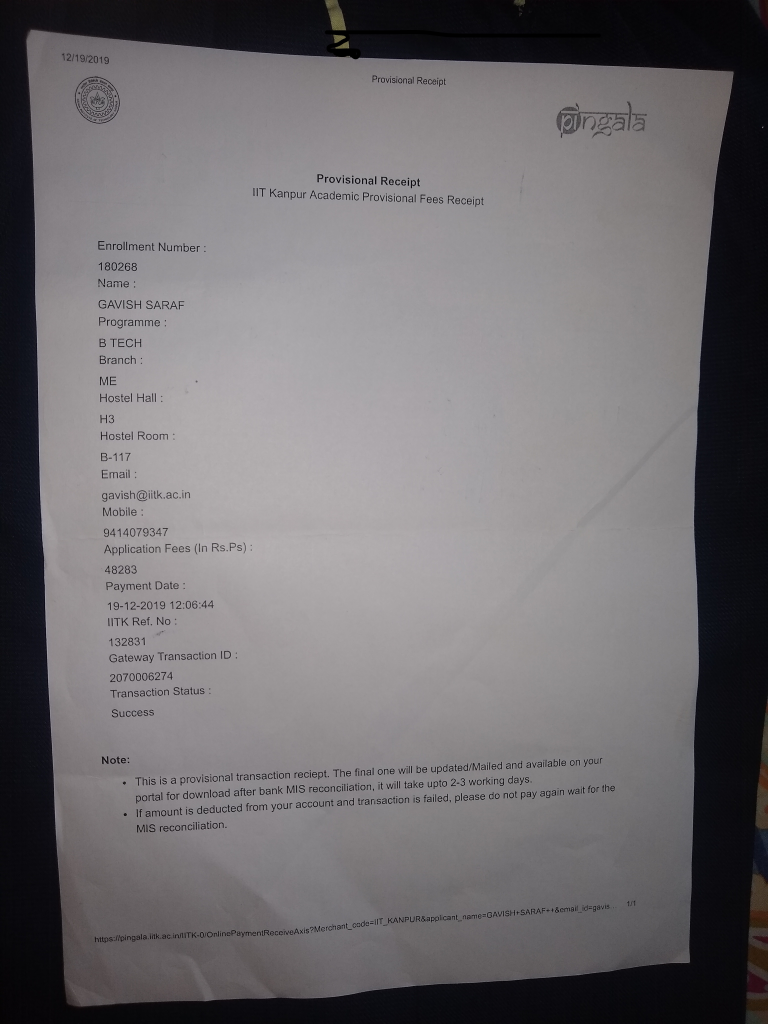
#> input picture Document-Scanner-and-Text-Recognizer-master/test_img_3.jpg, 3072 x 4096 px (shown at 1/4 size)
$ jupyter execute --allow-errors Scanner.ipynb
#> lines starting #> are read from the running program, lines starting #| are printed output that depends on the picture; after the words box and inside, x2 and y2 are one past the last pixel; in counts of white or black regions, pixels touching at a corner belong together
[cell 1]
import numpy as np
import cv2
import imutils
import pytesseract

Import image.

Take the ratio of original height to new height. Maintain a copy of original image and resize the image.

[cell 2]
image = cv2.imread('test_img_3.jpg')
#> image is the input picture: shape (4096, 3072, 3); mean B, G, R 111.4, 108.7, 111.7
ratio = image.shape[0] / 500.0
#> ratio = 8.19
orig = image.copy()
image = imutils.resize(image, height = 500)
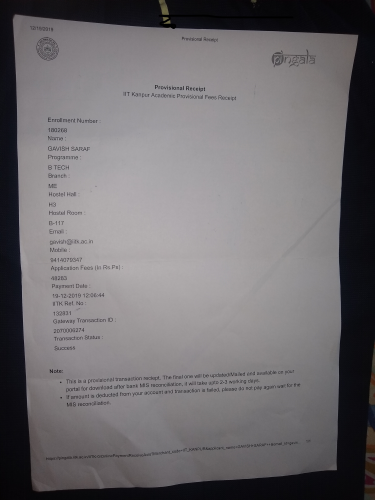
#> image: shape (500, 375, 3); mean B, G, R 111.4, 108.7, 111.7

Convert image to b/w and blur it. Detect edges.

[cell 3]
gray = cv2.cvtColor(image, cv2.COLOR_BGR2GRAY)
gray = cv2.GaussianBlur(gray, (5,5), 0)
edged = cv2.Canny(gray, 15, 120)
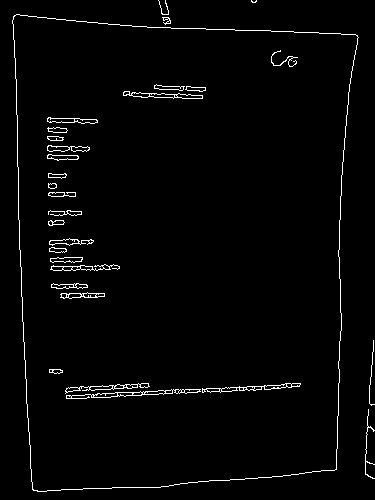
#> edged: shape (500, 375); 2.2% white in thin lines or dots

[cell 4]
cv2.imshow("Image", gray)
cv2.imshow("Edged", edged)
cv2.waitKey(0)
cv2.destroyAllWindows()

Find Contours. Keep the 5 largest contours.

[cell 5]
contours = cv2.findContours(edged.copy(),cv2.RETR_LIST, cv2.CHAIN_APPROX_SIMPLE)
#> contours = 103 contours, 29 with area under 20; largest, box (x1, y1, x2, y2) and area: (12, 14, 359, 492) 146310, (12, 14, 359, 492) 146304, (66, 389, 201, 399) 352, (202, 383, 301, 393) 291, (123, 91, 203, 99) 264
cnts = imutils.grab_contours(contours)
#> cnts has the same summary as contours
cnts = sorted(cnts, key = cv2.contourArea, reverse = True)[:5]
#> cnts = 5 contours; box (x1, y1, x2, y2) and area: (12, 14, 359, 492) 146310, (12, 14, 359, 492) 146304, (66, 389, 201, 399) 352, (202, 383, 301, 393) 291, (123, 91, 203, 99) 264

Loop over the contours and approximate all as polynomials. The first contour approximated to have 4 vertices can be taken as the required portion.

[cell 6]
img2 = image.copy()
for c in cnts:
    peri = cv2.arcLength(c,True)
    approx = cv2.approxPolyDP(c,0.02*peri,True)
    if len(approx) == 4:
        screenCnt = approx
        break
#> this loop made 1 pass
#> (peri, screenCnt) on pass 1: (1596, [[14, 15], [32, 489], [336, 469], [357, 35]])
for c in cnts:
    cv2.drawContours(img2, [c], -1, (255,0,0),2)
#> this loop made 5 passes
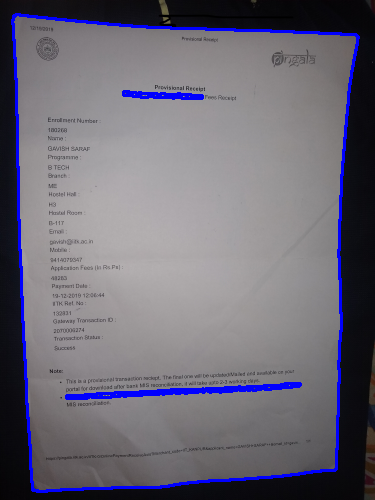
#> img2: shape (500, 375, 3); 3.68% of pixels changed, all inside (x1, y1, x2, y2) = (11, 13, 360, 493)
cv2.imshow("Test", img2)
cv2.waitKey(0)
cv2.destroyAllWindows()

Display the contours.

[cell 7]
cv2.drawContours(image, [screenCnt], -1, (0,255,0) , 2)
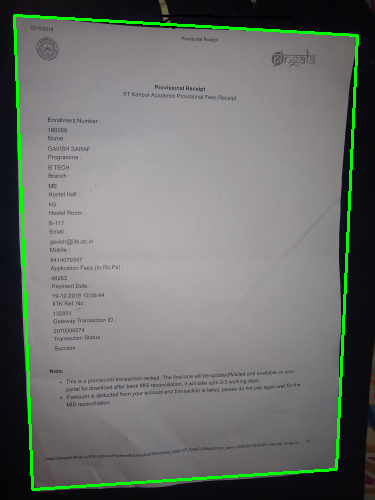
#> image: shape (500, 375, 3); 2.48% of pixels changed, all inside (x1, y1, x2, y2) = (13, 14, 359, 491)
cv2.imshow("Outlined", image)
cv2.waitKey(0)
cv2.destroyAllWindows()

# Perspective Transform

re-order the points in the order- top-left -> top-right -> bot-right -> bot-left

[cell 8]
pts = screenCnt.reshape(4,2)*ratio
#> pts = [[114.7, 122.9], [262.1, 4005.9], [2752.5, 3842], [2924.5, 286.7]]
rect = np.zeros((4,2), dtype= "float32")

Top left point has smallest sum of co-ordinates and highest for bot-right.

[cell 9]
s = pts.sum(axis = 1)
#> s = [237.6, 4268, 6594.6, 3211.3]
rect[0] = pts[np.argmin(s)]
rect[2] = pts[np.argmax(s)]

Top-right point will have min diff b/w co-ordinates and bot-left will have largest diff b/w co-ordinates

[cell 10]
diff = np.diff(pts, axis = 1)
#> diff = [8.19, 3743.7, 1089.5, -2637.8]
rect[1] = pts[np.argmin(diff)]
rect[3] = pts[np.argmax(diff)]

multiply the rectangle by the original ratio to restore the size

Find the width and height of the portion of the doc required

[cell 11]
(tl, tr, br, bl) = rect
widthA = np.sqrt((bl[0]-br[0])**2 + (bl[1]-br[1])**2)
widthB = np.sqrt((tl[0]-tr[0])**2 + (tl[1]-tr[1])**2)

heightA = np.sqrt((bl[0]-tl[0])**2 + (bl[1]-tl[1])**2)
heightB = np.sqrt((br[0]-tr[0])**2 + (br[1]-tr[1])**2)

maxWidth = max(int(widthA),int(widthB))
maxHeight = max(int(heightA), int(heightB))

Construct the destination points

[cell 12]
dst = np.array([
    [0,0],
    [maxWidth-1,0],
    [maxWidth-1,maxHeight-1],
    [0,maxHeight-1]
], dtype = "float32")

Calculate the perspective transform matrix and warp the matrix to get the final view of the doc

[cell 13]
M = cv2.getPerspectiveTransform(rect,dst)
#> M = [[0.907, -0.0344, -99.79], [-0.0511, 0.877, -101.9], [-2.99e-05, -2.93e-05, 1]]
warped = cv2.warpPerspective(orig, M, (maxWidth, maxHeight))
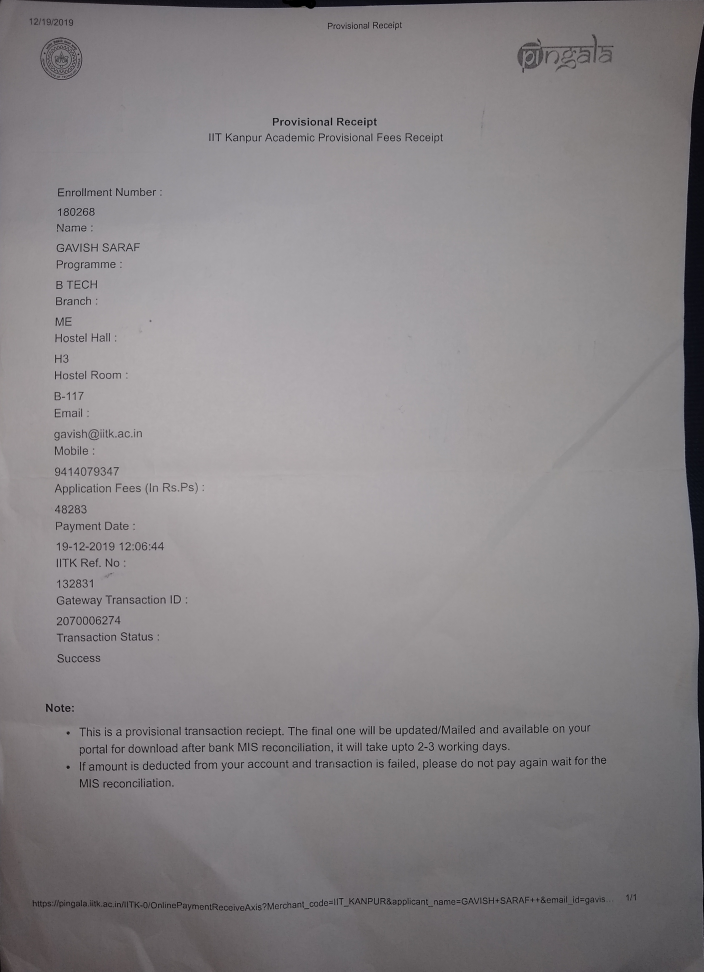
#> warped: shape (3885, 2814, 3) (shown at 1/4 size); mean B, G, R 135.1, 132.9, 136.5

Cleaning the final image a bit

[cell 14]
warped = cv2.cvtColor(warped, cv2.COLOR_BGR2GRAY)
#> warped: shape (3885, 2814)
ret, warped = cv2.threshold(warped, 80, 255, cv2.THRESH_BINARY)
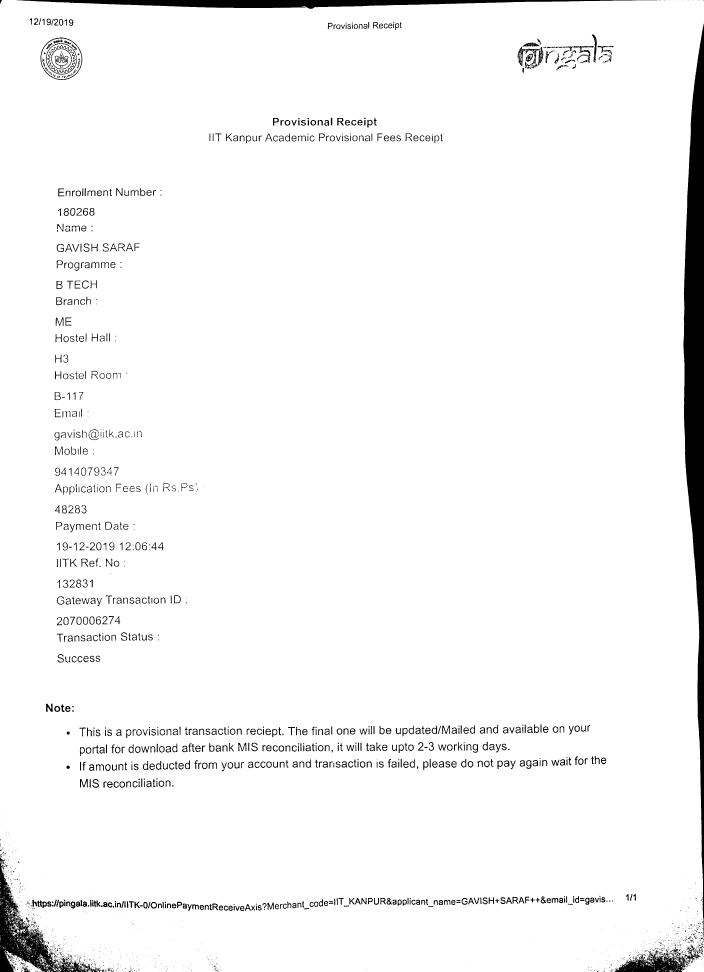
#> warped: shape (3885, 2814) (shown at 1/4 size); 96.3% white; 2327 black regions (1422 under 20 px), largest, box (x1, y1, x2, y2) and area: (2733, 95, 2814, 3747) 151356, (75, 0, 2630, 35) 43430, (0, 3431, 343, 3885) 36966

[cell 15]
cv2.imshow("Original", imutils.resize(orig, height = 650))
cv2.imshow("Scanned", imutils.resize(warped, height = 650))
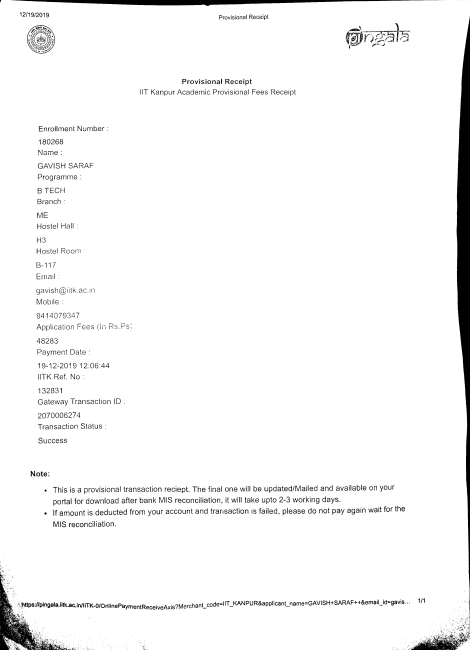
#> window 'Scanned': shape (650, 470); min 0, max 255, mean 245.6
cv2.waitKey(0)
cv2.destroyAllWindows()

# OCR

Specify the path to tesseract.exe file on the system

[cell 16]
pytesseract.pytesseract.tesseract_cmd = r"D:\Tesseract_OCR\tesseract.exe"

Specify Kernel size and structure shape. Kernel size determines area of rectangle to be detected. Small value such as (10,10) will lwad to a small rectangle which will detect individual words instead of complete scentences.

[cell 17]
rect_kernel = cv2.getStructuringElement(cv2.MORPH_RECT, (18,18))

Applying Dilation on thresholded image and detecting contours.

[cell 18]
dilation = cv2.dilate(warped, rect_kernel, iterations = 1)
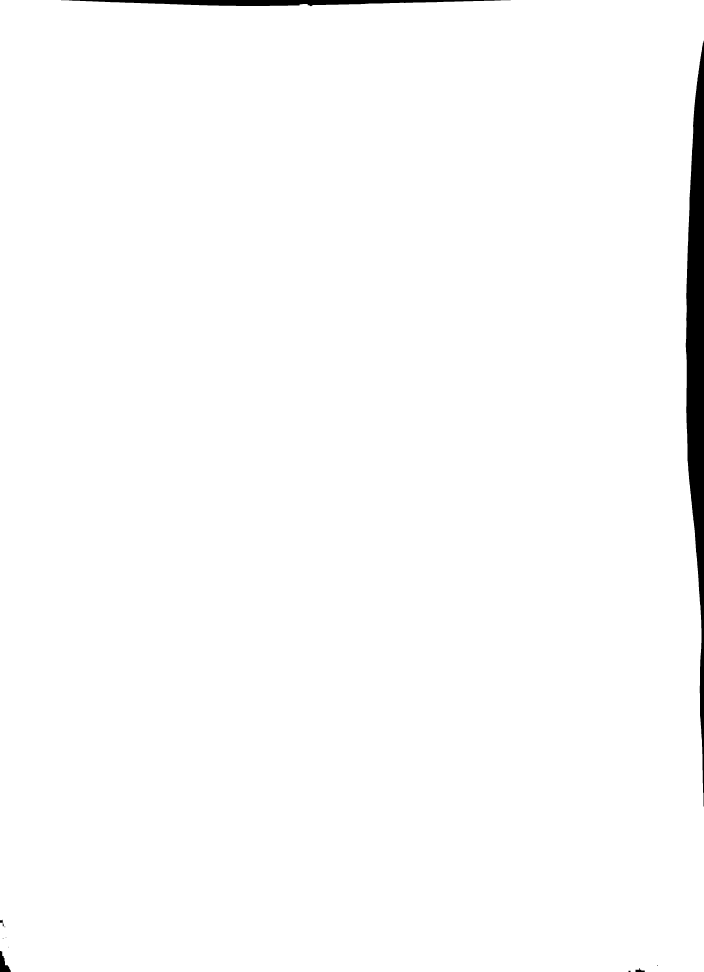
#> dilation: shape (3885, 2814) (shown at 1/4 size); 98.7% white; 11 black regions (6 under 20 px)
contours = cv2.findContours(dilation, cv2.RETR_EXTERNAL, cv2.CHAIN_APPROX_NONE)
#> contours = 1 contour; box (x1, y1, x2, y2) and area: (0, 0, 2814, 3885) 10779710
contours = imutils.grab_contours(contours)
im2 = warped.copy()
# [4 lines of commented-out code are left out]

Create a new txt file where our detected text will be stored.

[cell 19]
file = open("recognized.txt", "w+")
file.write("")
file.close()

Loop through the identified contours and crop each rectangular part and pass it to pytesseract for generating the text and writing it to the txt file

#> (a cell that did not finish here is left out)

[cell 21]
cv2.imshow("Text", imutils.resize(im2,height = 650))
cv2.waitKey(0)
cv2.destroyAllWindows()

[cell 22]
cv2.imwrite("Scanned_test_img_3.jpg", warped)
#> Out = True
